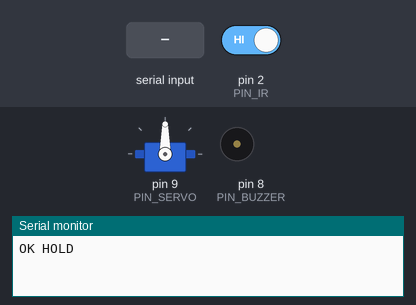
A sketch run on a simulated Arduino Uno, built with avr-gcc and run on an emulated ATmega328P. On the bench: servo, buzzer (waves = sounding), the last lines printed to the serial monitor. The inputs (shaded band) are chosen by the test bench; at power-on: pin 2 (PIN_IR) HIGH.

Above: at 1.2 s.
1.3 s: "LEFT\n" received over Serial
At 2.0 s:
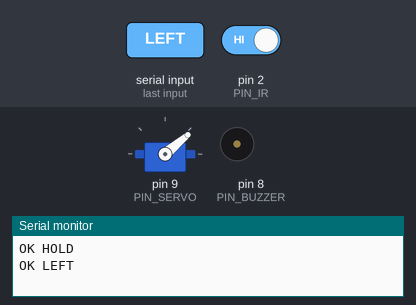
2.8 s: "RIGHT\n" received over Serial
At 3.1 s:
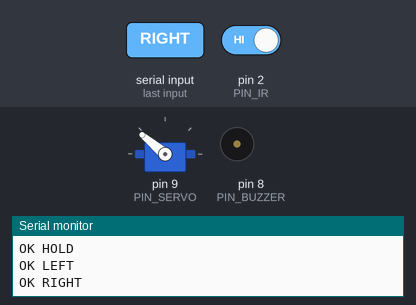
4.3 s: "HOLD\n" received over Serial
At 4.39 s:
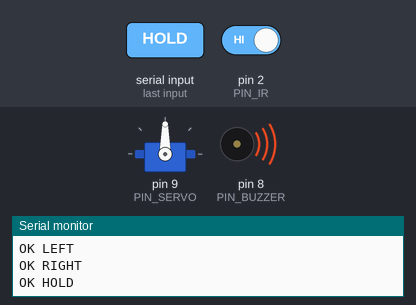
Timing chart, 0 to 7.3 s (numbered marks = the images above; inputs shaded):
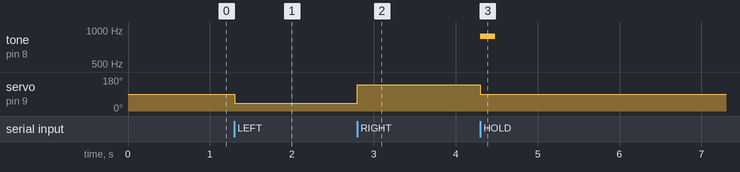

Measured:
- after the input at 1.3 s, servo on pin 9 (PIN_SERVO): 90° → 40° at once
- after the input at 2.8 s, servo on pin 9 (PIN_SERVO): 40° → 140° at once
- after the input at 4.3 s, tone on pin 8 (PIN_BUZZER): silent → 880 Hz at once, → silent 0.18 s later; servo on pin 9 (PIN_SERVO): 140° → 90° at once

The sketch:

bioseg_uno.ino
```cpp
/*
  BioSeg chute controller for an Arduino Uno.

  Two physical bins only:
    LEFT  -> yellow (gauze, dressings)
    RIGHT -> red (gloves, plastic)
    HOLD  -> gate shut. The item stays in the chute. This is not a third bin.

  White (sharps) and blue (glass) are holds. Another station reports whether
  a bag was processed. This board does not measure temperature.

  Wiring
    D9  servo signal. Servo red to an external 5 V supply, not the Uno 5 V pin.
        Servo brown and supply ground tied to Uno GND.
    D2  IR obstacle module OUT. Most modules go LOW when an object is present.
    D8  passive buzzer, optional.
    USB serial to the Pi at 115200.

  Pi -> Uno:  LEFT | RIGHT | HOLD | PING
  Uno -> Pi:  OK LEFT | OK RIGHT | OK HOLD | PONG | TRIG

  Tune the three angles to the horn you actually fit. Shut must block both drops.
*/

#include <Servo.h>

const int PIN_SERVO = 9;
const int PIN_IR = 2;
const int PIN_BUZZER = 8;

const int ANGLE_YELLOW = 40;
const int ANGLE_RED = 140;
const int ANGLE_SHUT = 90;

const unsigned long IR_DEBOUNCE_MS = 300;

Servo flap;
bool irArmed = true;
unsigned long lastTrigMs = 0;

void setFlap(int angle) {
  flap.write(angle);
}

void beepHold() {
  tone(PIN_BUZZER, 880, 180);
}

void handleCommand(String line) {
  line.trim();
  if (line == "LEFT") {
    setFlap(ANGLE_YELLOW);
    Serial.println("OK LEFT");
  } else if (line == "RIGHT") {
    setFlap(ANGLE_RED);
    Serial.println("OK RIGHT");
  } else if (line == "HOLD") {
    setFlap(ANGLE_SHUT);
    beepHold();
    Serial.println("OK HOLD");
  } else if (line == "PING") {
    Serial.println("PONG");
  }
}

void setup() {
  Serial.begin(115200);
  pinMode(PIN_IR, INPUT_PULLUP);
  pinMode(PIN_BUZZER, OUTPUT);
  flap.attach(PIN_SERVO);
  setFlap(ANGLE_SHUT);
  Serial.println("OK HOLD");
}

void loop() {
  if (Serial.available()) {
    handleCommand(Serial.readStringUntil('\n'));
  }

  bool blocked = digitalRead(PIN_IR) == LOW;
  unsigned long now = millis();
  if (blocked && irArmed && (now - lastTrigMs) > IR_DEBOUNCE_MS) {
    lastTrigMs = now;
    irArmed = false;
    Serial.println("TRIG");
  }
  if (!blocked) {
    irArmed = true;
  }
}
```
